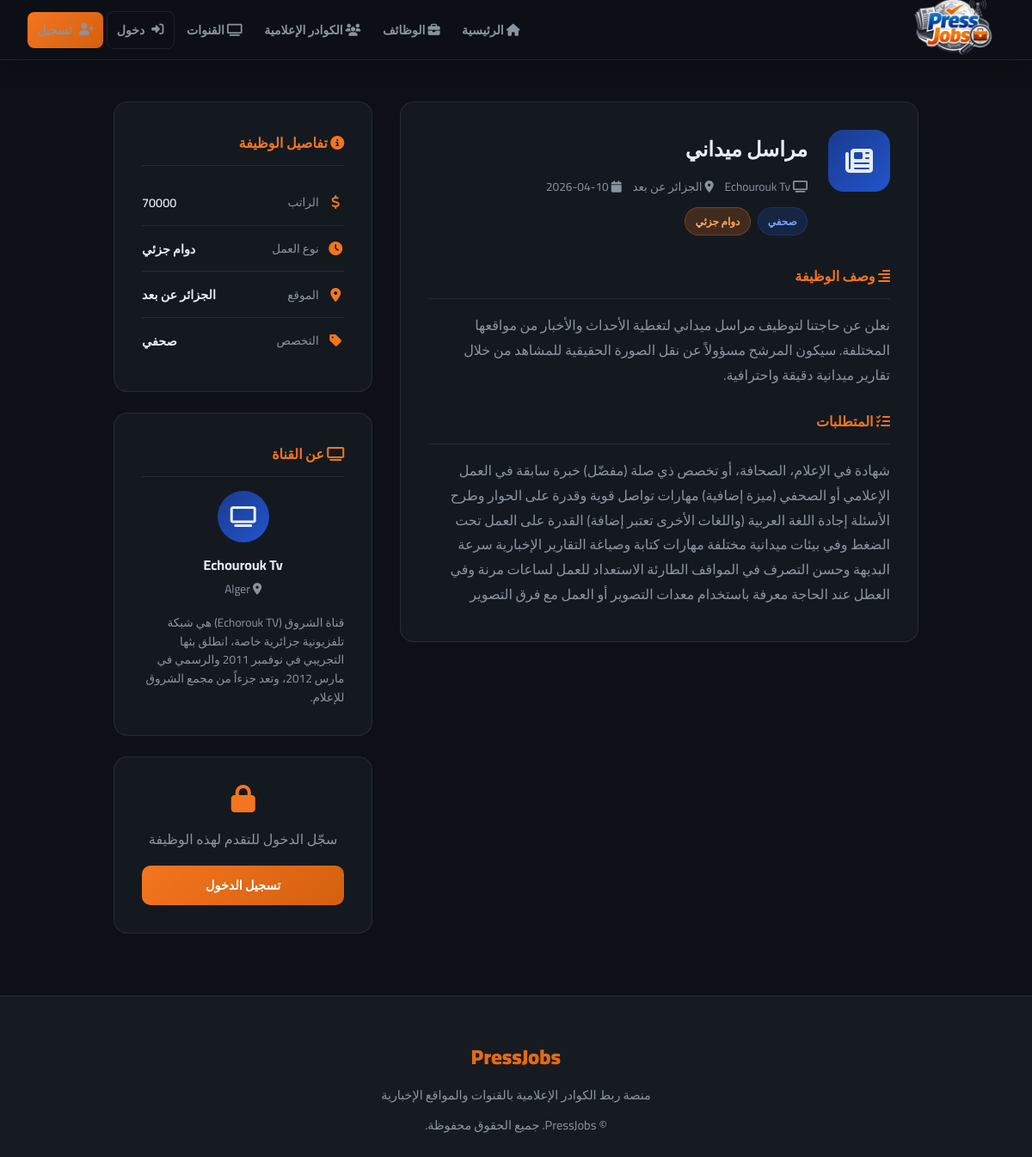
/job/1, run on the app's committed database.
### tables this page shows
CREATE TABLE jobs (
        id INTEGER PRIMARY KEY AUTOINCREMENT,
        channel_id INTEGER NOT NULL,
        title TEXT NOT NULL,
        description TEXT NOT NULL,
        category TEXT NOT NULL,
        location TEXT,
        job_type TEXT,
        salary TEXT,
        requirements TEXT,
        created_at TEXT DEFAULT CURRENT_TIMESTAMP,
        FOREIGN KEY(channel_id) REFERENCES users(id)
    );

CREATE TABLE users (
        id INTEGER PRIMARY KEY AUTOINCREMENT,
        name TEXT NOT NULL,
        email TEXT UNIQUE NOT NULL,
        password TEXT NOT NULL,
        account_type TEXT NOT NULL,
        bio TEXT,
        location TEXT,
        skills TEXT,
        education TEXT,
        experience TEXT,
        profile_image TEXT,
        created_at TEXT DEFAULT CURRENT_TIMESTAMP
    , last_name TEXT, gender TEXT, civil_status TEXT, specialty TEXT, years_experience TEXT, preferred_channels TEXT, extra_skills TEXT, cv_filename TEXT, intro_video TEXT, article_links TEXT, channel_type TEXT, cover_image TEXT, is_admin INTEGER DEFAULT 0);

### app.py (the view)
@app.route('/job/<int:job_id>')
def job_detail(job_id):
    conn = get_db()
    job = conn.execute('''SELECT jobs.*, users.name as channel_name, users.bio as channel_bio, users.location as channel_location
                          FROM jobs JOIN users ON jobs.channel_id = users.id WHERE jobs.id=?''', (job_id,)).fetchone()
    conn.close()
    if not job:
        return redirect(url_for('jobs'))
    return render_template('job_detail.html', job=job)

### app.py (called while the page is built)
def get_db():
    conn = sqlite3.connect(DB_PATH)
    conn.row_factory = sqlite3.Row
    return conn

### templates/job_detail.html (shortened to what this page needs)
{% extends 'base.html' %}
{% block content %}
<div class="job-detail-layout">
    <div class="job-main">
        <div class="detail-card">
            <div class="job-title-section">
                <div class="job-big-icon">
                    <i class="fas fa-{{ {'journalist':'newspaper','photographer':'camera','content':'play-circle','editor':'film','presenter':'microphone','reporter':'broadcast-tower'}.get(job.category, 'briefcase') }}"></i>
                </div>
                <div class="job-title-text">
                    <h1>{{ job.title }}</h1>
                    <div class="job-title-meta">
                        <span><i class="fas fa-tv"></i> {{ job.channel_name }}</span>
                        {% if job.location %}<span><i class="fas fa-map-marker-alt"></i> {{ job.location }}</span>{% endif %}
                        <span><i class="fas fa-calendar"></i> {{ job.created_at[:10] }}</span>
                    </div>
                    <div style="margin-top:0.7rem;display:flex;gap:0.5rem;flex-wrap:wrap">
                        <span class="badge badge-blue">{{ {'journalist':'صحفي','photographer':'مصور','content':'صانع محتوى','editor':'مونتير','presenter':'مذيع','reporter':'مراسل'}.get(job.category, job.category) }}</span>
                        {% if job.job_type %}<span class="badge badge-orange">{{ job.job_type }}</span>{% endif %}
                    </div>
                </div>
            </div>
            <div class="job-body">
                <h3 class="section-h"><i class="fas fa-align-right"></i> وصف الوظيفة</h3>
                <p>{{ job.description }}</p>
                {% if job.requirements %}
                <h3 class="section-h" style="margin-top:1.5rem"><i class="fas fa-list-check"></i> المتطلبات</h3>
                <p>{{ job.requirements }}</p>
                {% endif %}
            </div>
        </div>
    </div>
    <div class="job-sidebar">
        <div class="detail-card">
            <h3 class="section-h"><i class="fas fa-info-circle"></i> تفاصيل الوظيفة</h3>
            {% if job.salary %}
            <div class="info-row">
                <i class="fas fa-dollar-sign"></i>
                <span class="info-label">الراتب</span>
                <span class="info-value">{{ job.salary }}</span>
            </div>
            {% endif %}
            {% if job.job_type %}
            <div class="info-row">
                <i class="fas fa-clock"></i>
                <span class="info-label">نوع العمل</span>
                <span class="info-value">{{ job.job_type }}</span>
            </div>
            {% endif %}
            {% if job.location %}
            <div class="info-row">
                <i class="fas fa-map-marker-alt"></i>
                <span class="info-label">الموقع</span>
                <span class="info-value">{{ job.location }}</span>
            </div>
            {% endif %}
            <div class="info-row">
                <i class="fas fa-tag"></i>
                <span class="info-label">التخصص</span>
                <span class="info-value">{{ {'journalist':'صحفي','photographer':'مصور','content':'صانع محتوى','editor':'مونتير','presenter':'مذيع','reporter':'مراسل'}.get(job.category, job.category) }}</span>
            </div>
        </div>
        <div class="detail-card">
            <h3 class="section-h"><i class="fas fa-tv"></i> عن القناة</h3>
            <div style="text-align:center;margin-bottom:1rem">
                <div style="width:60px;height:60px;border-radius:50%;background:var(--gradient-blue);display:flex;align-items:center;justify-content:center;font-size:1.5rem;margin:0 auto 0.7rem">
                    <i class="fas fa-tv"></i>
                </div>
                <h4>{{ job.channel_name }}</h4>
                {% if job.channel_location %}<p style="color:var(--text-muted);font-size:0.85rem"><i class="fas fa-map-marker-alt"></i> {{ job.channel_location }}</p>{% endif %}
            </div>
            {% if job.channel_bio %}<p style="color:var(--text-muted);font-size:0.85rem;line-height:1.6">{{ job.channel_bio[:150] }}</p>{% endif %}
        </div>
        {% if session.user_id and session.account_type == 'journalist' %}
        <div class="detail-card">
            <h3 class="section-h"><i class="fas fa-paper-plane"></i> تقدّم لهذه الوظيفة</h3>
            <form method="POST" action="/apply/{{ job.id }}" class="apply-form">
                <div class="form-group">
                    <label>رسالة التقديم (اختياري)</label>
                    <textarea name="message" placeholder="اكتب رسالة مختصرة للقناة..." rows="4"></textarea>
                </div>
                <button type="submit" class="btn btn-primary" style="width:100%;justify-content:center">
                    <i class="fas fa-paper-plane"></i> إرسال الطلب
                </button>
            </form>
        </div>
        {% elif not session.user_id %}
        <div class="detail-card" style="text-align:center">
            <i class="fas fa-lock" style="font-size:2rem;color:var(--orange);margin-bottom:1rem"></i>
            <p style="color:var(--text-muted);margin-bottom:1rem">سجّل الدخول للتقدم لهذه الوظيفة</p>
            <a href="/login" class="btn btn-primary" style="width:100%;justify-content:center">تسجيل الدخول</a>
        </div>
        {% endif %}
    </div>
</div>
{% endblock %}

### templates/base.html (style rules this page uses)
:root { --blue: #1a3a8f; --blue-mid: #2255cc; --orange: #f47520; --orange-dark: #d4600e; --dark: #0d1117; --dark2: #161b22; --dark3: #1c2333; --border: rgba(255,255,255,0.08); --text: #e6edf3; --text-muted: #8b949e; --card-bg: rgba(22, 27, 34, 0.9); --gradient-blue: linear-gradient(135deg, #1a3a8f, #2255cc); --gradient-orange: linear-gradient(135deg, #f47520, #d4600e); --gradient-hero: linear-gradient(135deg, #0d1117 0%, #1a2240 50%, #0d1117 100%); }
* { margin: 0; padding: 0; box-sizing: border-box; }
body { font-family: 'Cairo', 'Tajawal', sans-serif; background: var(--dark); color: var(--text); direction: rtl; overflow-x: hidden; }
.btn { display: inline-flex; align-items: center; gap: 0.5rem; padding: 0.6rem 1.4rem; border-radius: 10px; font-family: inherit; font-weight: 700; cursor: pointer; transition: all 0.3s; text-decoration: none; border: none; font-size: 0.9rem; }
.btn-primary { background: var(--gradient-orange); color: white; }
.badge { display: inline-flex; align-items: center; gap: 0.3rem; padding: 0.25rem 0.7rem; border-radius: 20px; font-size: 0.75rem; font-weight: 700; }
.badge-blue { background: rgba(34,85,204,0.2); color: #6fa0ff; border: 1px solid rgba(34,85,204,0.3); }
.badge-orange { background: rgba(244,117,32,0.2); color: #ffaa5c; border: 1px solid rgba(244,117,32,0.3); }

### templates/job_detail.html (style rules this page uses)
.job-detail-layout { max-width: 1000px; margin: 0 auto; padding: 3rem 2rem; display: grid; grid-template-columns: 2fr 1fr; gap: 2rem; }
.detail-card { background: var(--card-bg); border: 1px solid var(--border); border-radius: 16px; padding: 2rem; margin-bottom: 1.5rem; }
.job-title-section { display: flex; align-items: flex-start; gap: 1.5rem; margin-bottom: 2rem; }
.job-big-icon { width: 72px; height: 72px; border-radius: 18px; background: var(--gradient-blue); display: flex; align-items: center; justify-content: center; font-size: 2rem; flex-shrink: 0; }
.job-title-text h1 { font-size: 1.5rem; font-weight: 900; margin-bottom: 0.5rem; }
.job-title-meta { display: flex; flex-wrap: wrap; gap: 0.8rem; color: var(--text-muted); font-size: 0.85rem; }
.info-row { display: flex; align-items: center; gap: 0.6rem; padding: 0.8rem 0; border-bottom: 1px solid var(--border); }
.info-row:last-child { border-bottom: none; }
.info-row i { color: var(--orange); width: 20px; text-align: center; }
.info-label { color: var(--text-muted); font-size: 0.85rem; flex: 1; }
.info-value { font-weight: 600; font-size: 0.9rem; }
h3.section-h { font-size: 1rem; font-weight: 700; margin-bottom: 1rem; padding-bottom: 0.7rem; border-bottom: 1px solid var(--border); color: var(--orange); }
.job-body p, .job-body li { color: var(--text-muted); line-height: 1.8; margin-bottom: 0.5rem; }

### data on the page
jobs: title "مراسل ميداني", location "الجزائر عن بعد", created_at "2026-04-10", category "صحفي", job_type "دوام جزئي", description "نعلن عن حاجتنا لتوظيف مراسل ميداني لتغطية الأحداث والأخبار من مواقعها المختلفة. سيكون المرشح مسؤولاً عن نقل الصورة الحقيقية للمشاهد من خلال تقارير ميدانية دقيقة واحترافية.", requirements "شهادة في الإعلام، الصحافة، أو تخصص ذي صلة (مفضّل) خبرة سابقة في العمل الإعلامي أو الصحفي (ميزة إضافية) مهارات تواصل قوية وقدرة على الحوار وطرح الأسئلة إجادة اللغة العربية (واللغات الأخرى تعتبر إضافة) القدرة على العمل تحت الضغط وفي بيئات ميدانية مختلفة مهارات كتابة وصياغة التقارير الإخبارية سرعة البديهة وحسن التصرف في المواقف الطارئة الاستعداد للعمل لساعات مرنة وفي العطل عند الحاجة معرفة باستخدام معدات التصوير أو العمل مع فرق التصوير", salary "70000"
users: channel_name "Echourouk Tv", channel_location "Alger", bio "قناة الشروق (Echorouk TV) هي شبكة تلفزيونية جزائرية خاصة، انطلق بثها التجريبي في نوفمبر 2011 والرسمي في مارس 2012، وتعد جزءاً من مجمع الشروق للإعلام."
